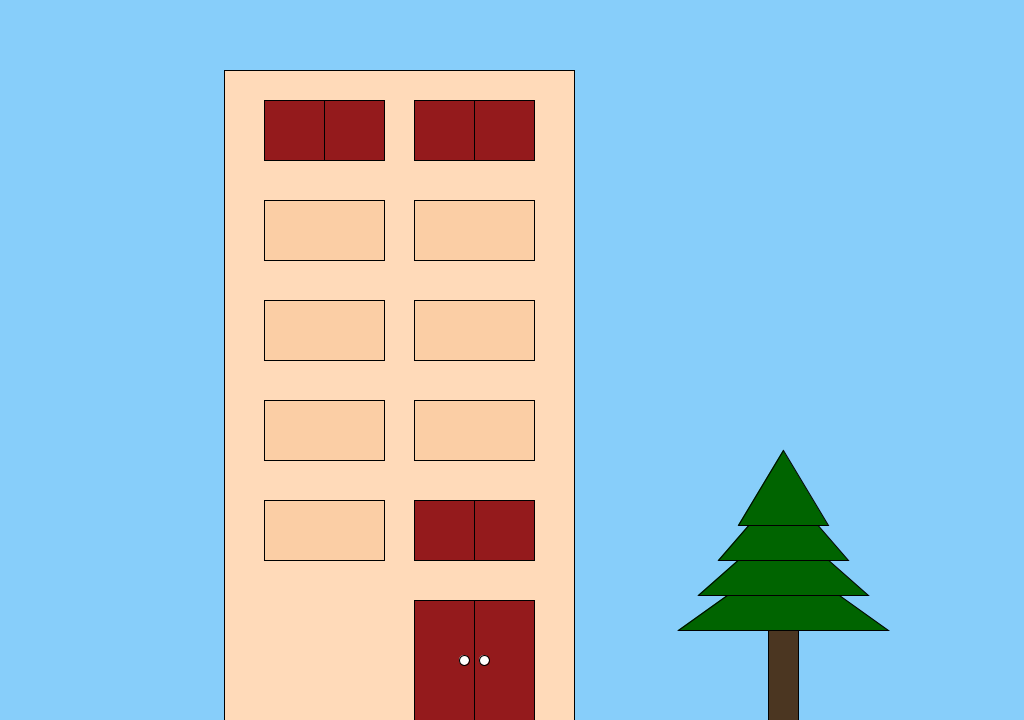
Frame 1 (no input)
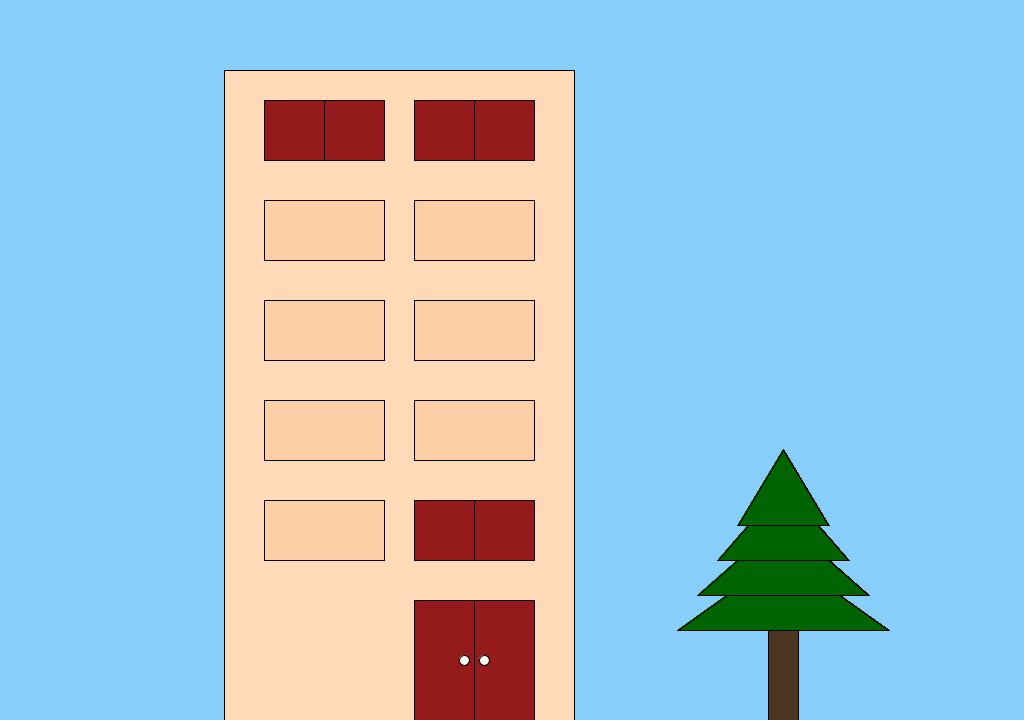
Frame 60 (the mouse pressed at the canvas centre just before this capture)
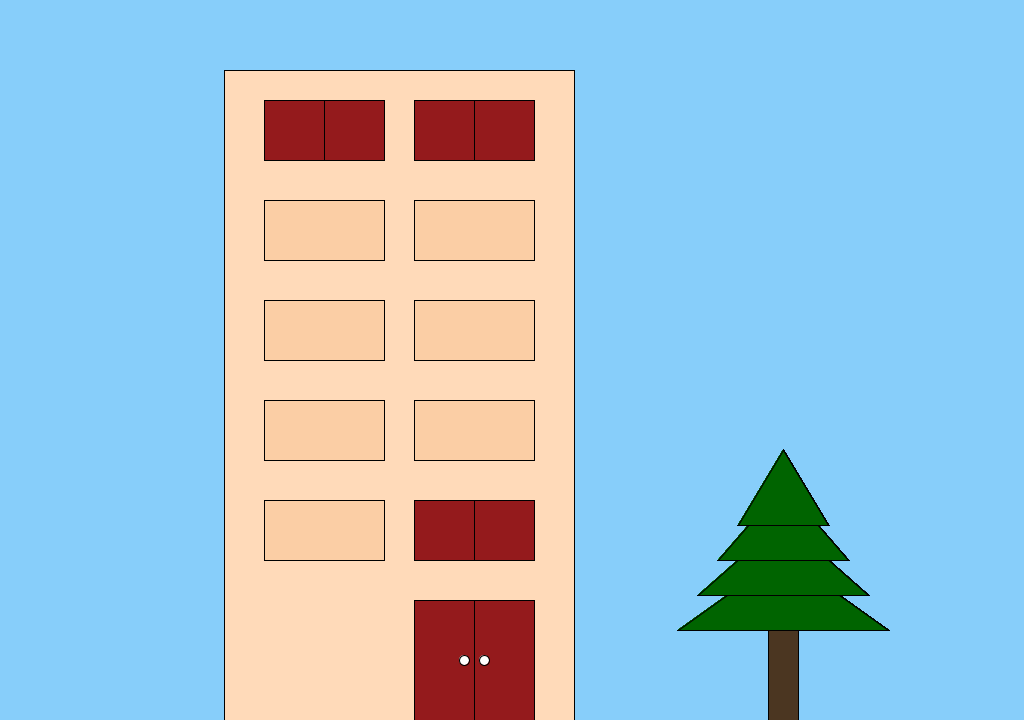
Frame 120 (the mouse held since frame 60 and released just before this capture)

The Processing sketch that drew these frames (run headless with seeded random() and noise(); from frame 60 on, the mouse is pressed at the canvas centre):

// Processing sketch: aula2
// ── aula2.pde
color azulClaro = color(135, 206, 250);
color laranjaPastel = color(255, 218, 185);
color laranjaPastelEscuro = color(235, 156, 82, 50);
color vermelhoMedio = color(148, 26, 28);
color verdeEscuro = color(0, 100, 0);
color marrom = color(75, 54, 33);

void setup() {
    size(1024, 720);
    background(azulClaro);
}

void retangulo(int x, int y, int w, int h, color c) {
    fill(c);
    rect(x, y, w, h);
}

void draw() {
    int x1, x2, x3, y1, y2, y3;
    int x, y, altura, largura;
    // predio
    x = 224;
    y = 70;
    altura = 650;
    largura = 350;
    retangulo(x, y, largura, altura, laranjaPastel);

    //janelas
    altura = 60; //espaço entre a janela de baixo sera 40;
    largura = 120; //espaço entre a janela do lado sera 30;
    x += 40;
    y += 30;
    retangulo(x, y, largura, altura, vermelhoMedio);
    x1 = x + largura / 2;
    x2 = x1;
    y1 = y;
    y2 = y + altura;
    line(x1, y1, x2, y2);
    for(int i = 0; i < 4; i++) {
        y += 100;
        retangulo(x, y, largura, altura, laranjaPastelEscuro);
        
    }

    x += 150;
    y = 100;
    retangulo(x, y, largura, altura, vermelhoMedio);
    x1 = x + largura / 2;
    x2 = x1;
    y1 = y;
    y2 = y + altura;
    line(x1, y1, x2, y2);
    for(int i = 0; i < 3; i++) {
        y += 100;
        retangulo(x, y, largura, altura, laranjaPastelEscuro);
        
    }
    y += 100;
    retangulo(x, y, largura, altura, vermelhoMedio);
    x1 = x + largura / 2;
    x2 = x1;
    y1 = y;
    y2 = y + altura;
    line(x1, y1, x2, y2);
   
   //porta  
    altura = 120;
    y += 100;
    retangulo(x, y, largura, altura, vermelhoMedio);
    x1 = x + largura / 2;
    x2 = x1;
    y1 = y;
    y2 = y + altura;
    line(x1, y1, x2, y2);

    y = (y1 + y2) / 2;
    x = x1 - 10;
    fill(255, 255, 255);
    ellipse(x, y, 10, 10);
    y = (y1 + y2) / 2;
    x = x2 + 10;
    fill(255, 255, 255);
    ellipse(x, y, 10, 10);
   
   
   
   
   
    //tronco
    x = width - (width / 4);
    y = height - (height / 8);
    altura =  height / 8;
    largura = 30;
    retangulo(x, y, largura, altura, marrom);

   
   
   
   
    //folhas
   
    x1 = width - (width / 4) - 90;
    y1 = height - (height / 8);

    x2 = width - (width / 4) + 120;
    y2 = height - (height / 8);

    x3 = width - (width / 4) + 15;
    y3 = height - (height / 8) - 75;
    fill(verdeEscuro);
    triangle(x1, y1, x2, y2, x3, y3);

    y1 -= 35; x1 += 20;
    y2 -= 35; x2 -= 20;
    y3 -= 35;
    fill(verdeEscuro);
    triangle(x1, y1, x2, y2, x3, y3);

    y1 -= 35; x1 += 20;
    y2 -= 35; x2 -= 20;
    y3 -= 35;
    fill(verdeEscuro);
    triangle(x1, y1, x2, y2, x3, y3);

    y1 -= 35; x1 += 20;
    y2 -= 35; x2 -= 20;
    y3 -= 35;
    fill(verdeEscuro);
    triangle(x1, y1, x2, y2, x3, y3);
    save("2023_1FelipeCamiloSoares_Predio.png");
}
